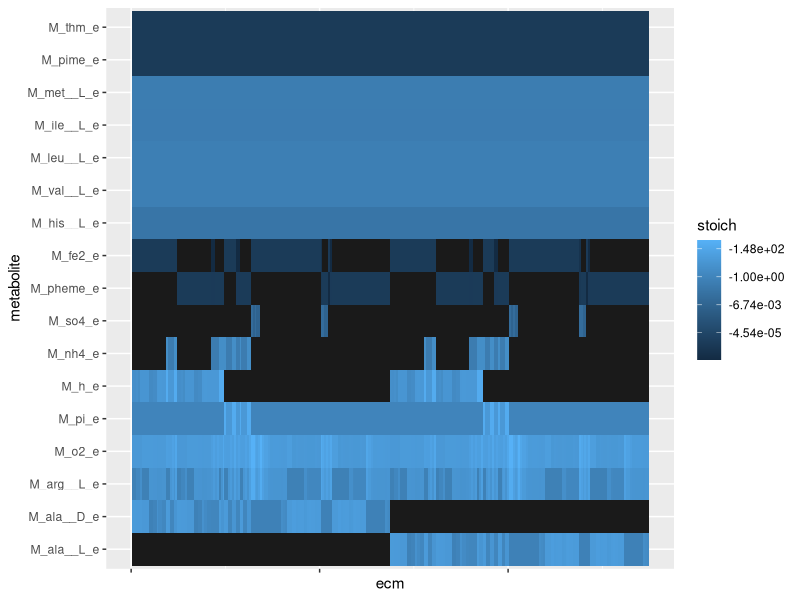

Generate this figure with R:
require('tidyverse')
library("RColorBrewer")

# Read the ECMs as row vectors (R convention), and add column names for each metabolite
ecms <- read.csv('data/iIT341_allsubstrates_to_biomass.csv', header=TRUE)

# Drop uninteresting ECMs
interesting_ecms <- ecms %>%
  filter(objective > 0)

# Drop unused metabolites, and empty ECMs (they are normally not present to begin with)
col_sums <- colSums(interesting_ecms)
row_sums <- rowSums(interesting_ecms)
col_indices <- col_sums != 0
row_indices <- row_sums != 0
filled_ecms <- interesting_ecms[row_indices,col_indices] %>%
  apply(1, function(x){x / x['objective']}) %>%
  t() %>%
  as.data.frame()
rownames(filled_ecms) <- 1:nrow(filled_ecms)

# Log-scale all coefficients except for objective coefficients
# Remove the objective from dataframe, so that all numbers are negative
filled_ecms_substrates <- filled_ecms[!names(filled_ecms) %in% c("objective")]
log_filled_ecms_substrates <- log(-filled_ecms_substrates)

# Replace Inf's by a low number (we want the difference in the clustering between zero and non-zero 
# to be large, but not infinite)
min_noninf = min(log_filled_ecms_substrates[log_filled_ecms_substrates!=-Inf])
log_filled_ecms_substrates[log_filled_ecms_substrates == -Inf] = 10* min_noninf

# Free memory
rm(ecms)

row.order <- hclust(dist(log_filled_ecms_substrates,method='manhattan'), method = "complete")$order # clustering

# Cluster metabolites
col.order <- hclust(dist(t(log_filled_ecms_substrates),method='manhattan'), method = "complete")$order
ordered_metabs <- attributes(log_filled_ecms_substrates)$names[col.order]
man_ordered_metabs <- c("M_ala__L_e","M_ala__D_e","M_arg__L_e","M_o2_e","M_pi_e","M_h_e","M_nh4_e","M_so4_e","M_pheme_e",
                        "M_fe2_e","M_his__L_e", "M_val__L_e","M_leu__L_e", "M_ile__L_e", "M_met__L_e","M_pime_e","M_thm_e")
log_filled_ecms_substrates[log_filled_ecms_substrates<min_noninf]<-NA

# Order ECMs according to clustering
log_filled_ecms_substrates <- log_filled_ecms_substrates[row.order,] %>%
  as.data.frame() %>%
  mutate(ecm=1:n()) %>%
  gather('metabolite', 'stoich', -ecm)

# Order metabolites according to clustering
log_filled_ecms_substrates$metabolite <- factor(log_filled_ecms_substrates$metabolite,
                                                levels=man_ordered_metabs)

# Render clusters
log_filled_ecms_substrates %>%
  ggplot(aes(x=ecm, y=metabolite, fill=stoich)) +
  geom_tile() + 
  scale_fill_gradient(guide=guide_colorbar(reverse=FALSE),
                      labels = function(orig){as.character(format(-exp(orig),digits=3))},
                      na.value='grey10') +
  geom_raster() +
  theme(axis.text.y = element_text(angle = 0, hjust = 1),
        axis.text.x = element_blank())
  